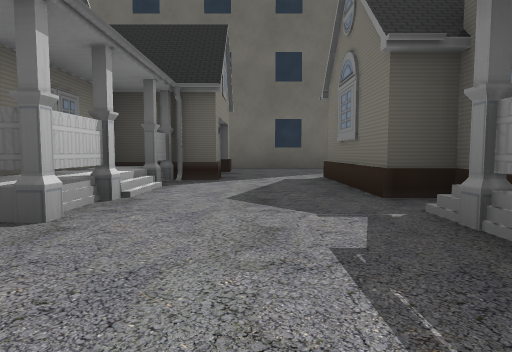
View 1 (above)

24 first-person views from a walk through a robot-simulator world made for Gazebo. The camera is 0.72 m above the floor, tilts 4° down and sees 75° across. The floor is counted in squares, 2 m on a side. Each view is taken from the middle of a square. On the plan, view 1 faces up. The plan holds only what a view shows up to about 9 squares ahead; the rest is blank. The place goes on beyond the plan. Simple shapes stand in for some stock models. Some surface patterns are stand-ins.

View 2
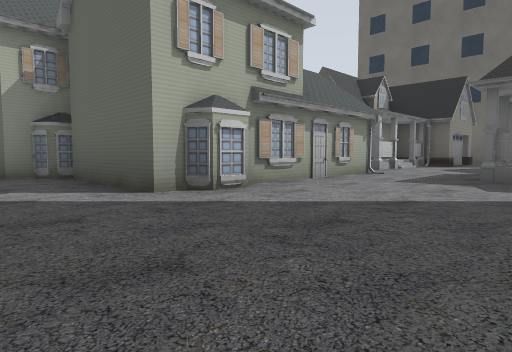

View 3
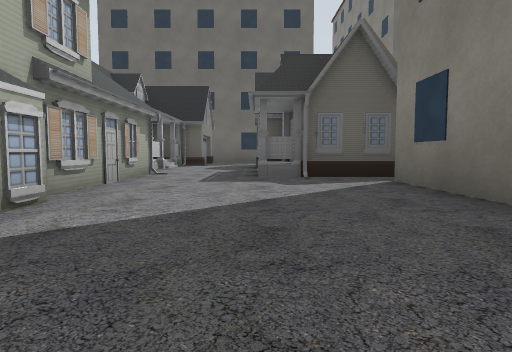

View 4
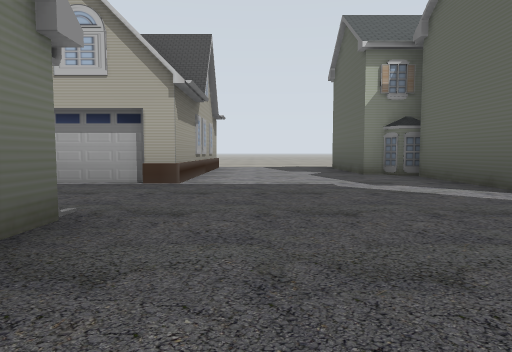

View 5
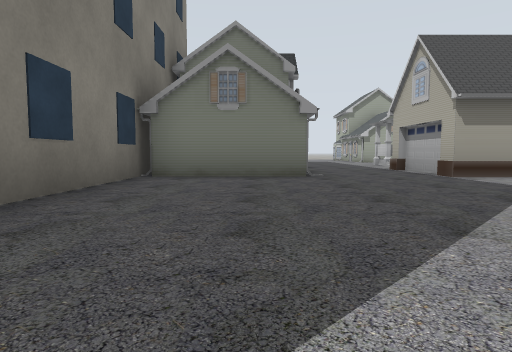

View 6
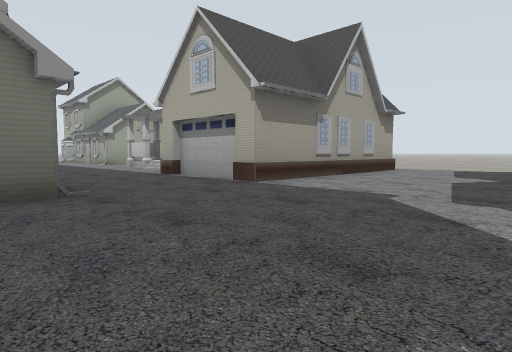

View 7
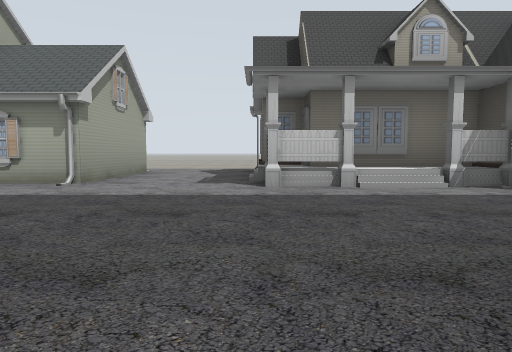

View 8
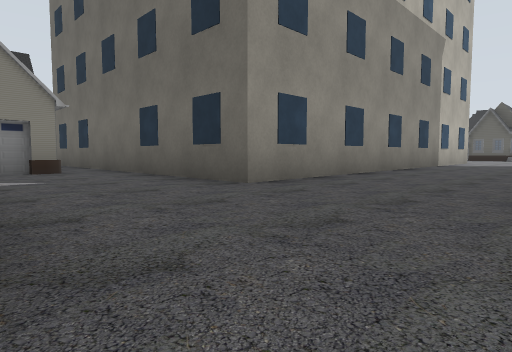

View 9
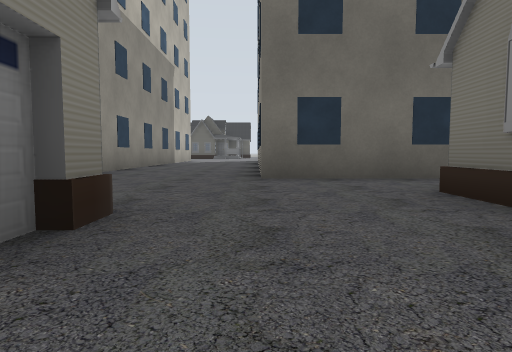

View 10
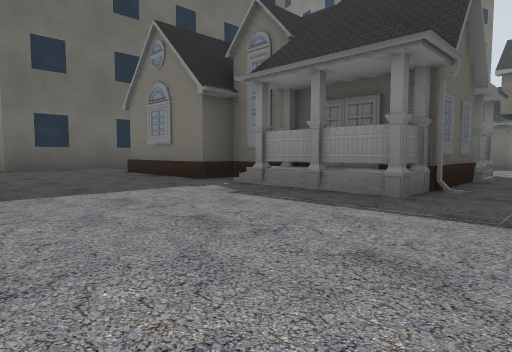

View 11
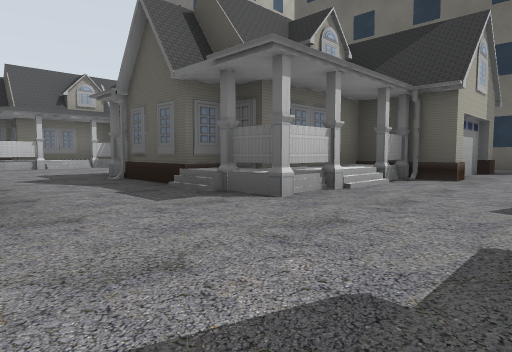

View 12
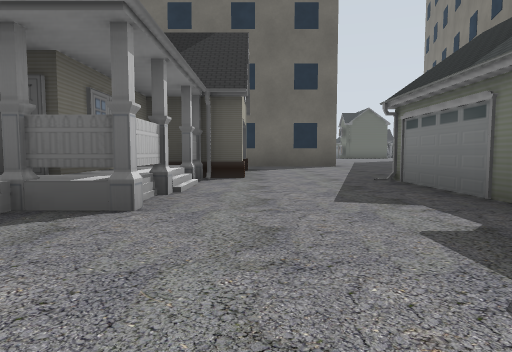

View 13
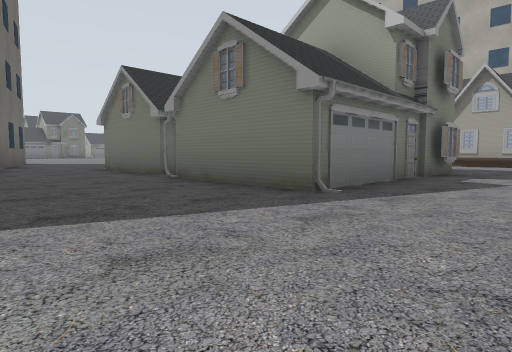

View 14
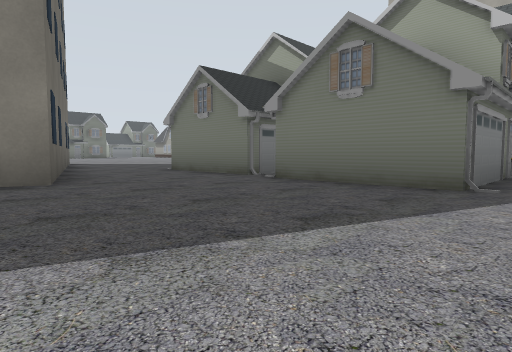

View 15
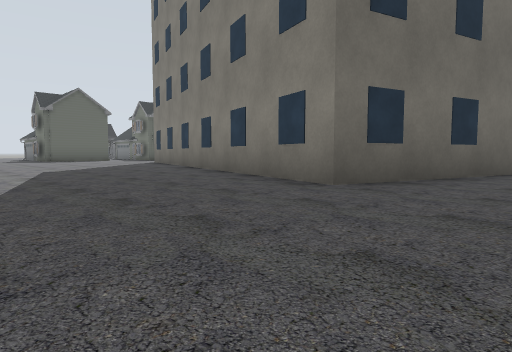

View 16
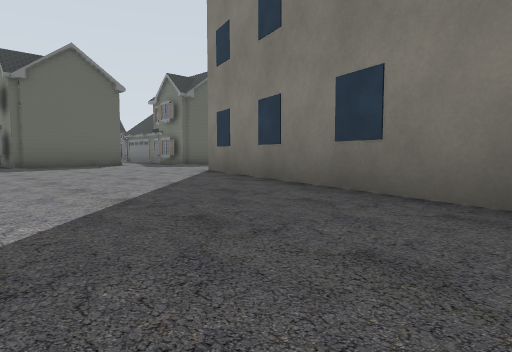

View 17
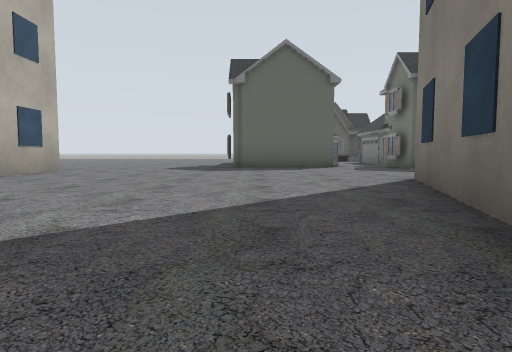

View 18
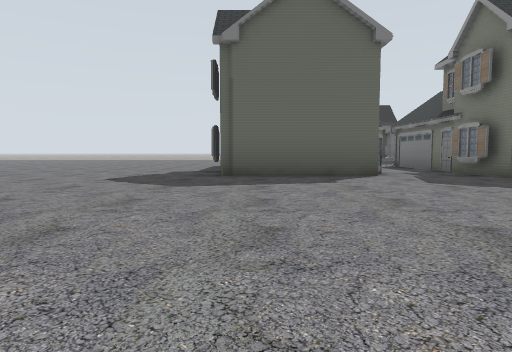

View 19
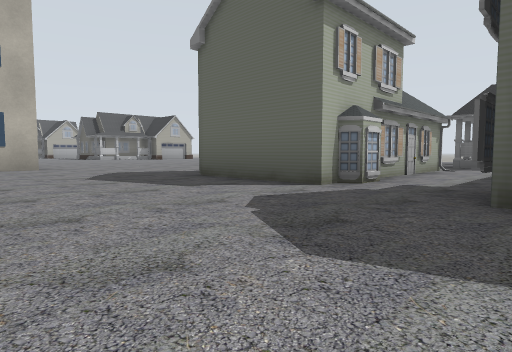

View 20
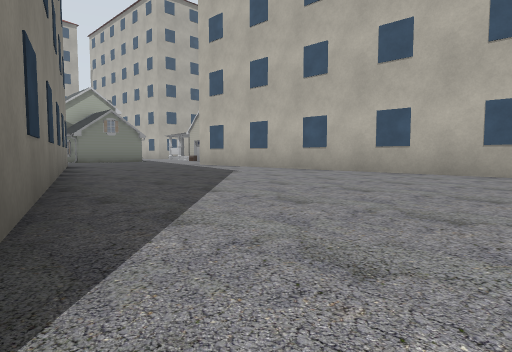

View 21
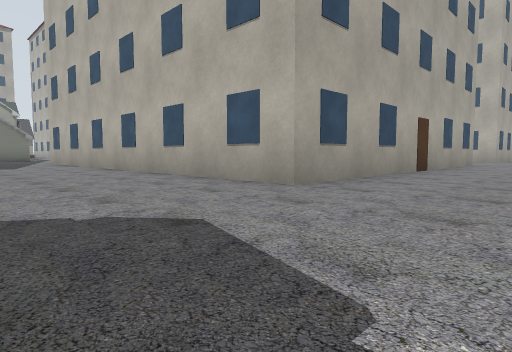

View 22
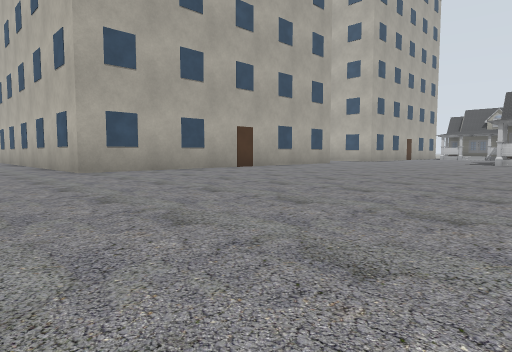

View 23
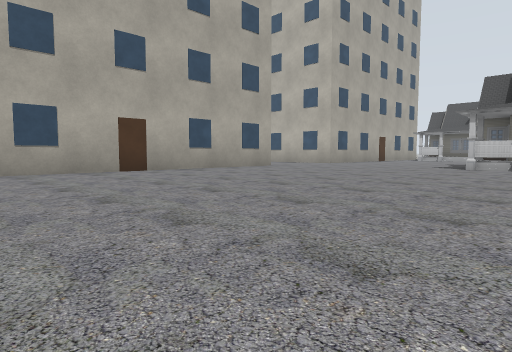

View 24
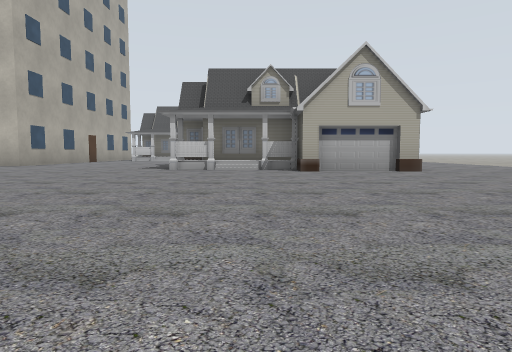

### Floor plan
Key: @ floor where view 1 was taken; . main floor; : floor 0.45 m higher than the main floor; / step, stairs or slope; B building; H house.
Columns run from 5 left of view 1 to 22 right of it. Each row starts with its distance up from view 1.
 25         HHH......        HHH
 24         HHH...........   .
 23         HHH............ HH.
 22          //............  H.H
 21         ...............H H.H
 20         ...............HHH.H
 19         ...................H
 18         .. .................
 17         B  BBBBBBBBB........
 16                    B........
 15         B..        B.....B
 14         B..        B.....B
 13         B..        B.....B
 12         B..        B....B
 11         B..B       B....B
 10         B..B       B....B
  9         B..B       B....B
  8  BBBBBBBB..BBBBBBBBB...B
  7    ...........   ......B
  6   HHH........H  H......BBB
  5    HH.H   H..HHHH.........BB
  4   HH..H   H..HH:H...........
  3   HHH.HH HH..HHHH..HHHHHH...
  2   HHH..HHH...HHHH..H.HH
  1     ..HHHH...HHHH..HHHHHH
  0     H@HHHH.........H   H
 -1     H...B       ....
 -2     H...B         ..
 -3 HHHHH...B         ..
 -4 HH......B         HHH
 -5 ........B          H
 -6 ........B
 -7 HHHH..HHH
 -8  HHH.H
 -9  HHH..HHH
-10  HH..H
-11 HHH..
-12 HHH....
-13 ......
-14 HHH..
-15 H H.

Where each view was taken, in squares from view 1:
view 1: 0 up, 0 right, facing up
view 2: 5 down, 2 right, facing up-left
view 3: 5 down, 1 right, facing up
view 4: 6 down, 2 right, facing left
view 5: 2 down, 1 right, facing down
view 6: 4 down, 1 right, facing down-left
view 7: 12 down, 1 right, facing left
view 8: 5 up, 6 right, facing up-left
view 9: 3 up, 6 right, facing up
view 10: 0 up, 5 right, facing up-right
view 11: 1 down, 13 right, facing up-left
view 12: 1 down, 12 right, facing up
view 13: 6 up, 12 right, facing down-right
view 14: 7 up, 13 right, facing down-right
view 15: 4 up, 14 right, facing up-right
view 16: 10 up, 16 right, facing up-right
view 17: 11 up, 18 right, facing up
view 18: 14 up, 18 right, facing up
view 19: 16 up, 22 right, facing up-left
view 20: 16 up, 20 right, facing down-left
view 21: 20 up, 17 right, facing down-left
view 22: 24 up, 16 right, facing down-left
view 23: 24 up, 13 right, facing down-left
view 24: 24 up, 12 right, facing left
